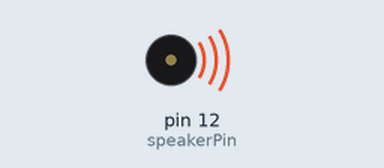
This sketch was run on a simulated Arduino Uno, built with avr-gcc and run on an emulated ATmega328P. Shown: buzzer (waves = sounding).

Above: at 0.1 s.
At 19.1 s:
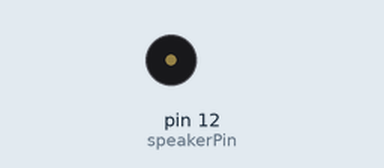
Timing chart, 0 to 20.6 s (numbered marks = the images above):
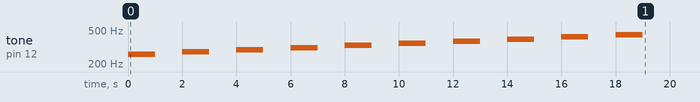

The sketch:

speaker.ino
```cpp
/*
Adafruit Arduino - Lesson 10. Simple Sounds
*/

int speakerPin = 12;

int numTones = 10;
int tones[] = {261, 277, 294, 311, 330, 349, 370, 392, 415, 440};
//            mid C  C#   D    D#   E    F    F#   G    G#   A

void setup()
{
  for (int i = 0; i < numTones; i++)
  {
    tone(speakerPin, tones[i]);
    delay(1000);
      noTone(speakerPin);
      delay(1000);
  }
  noTone(speakerPin);
}

void loop()
{
}
```
